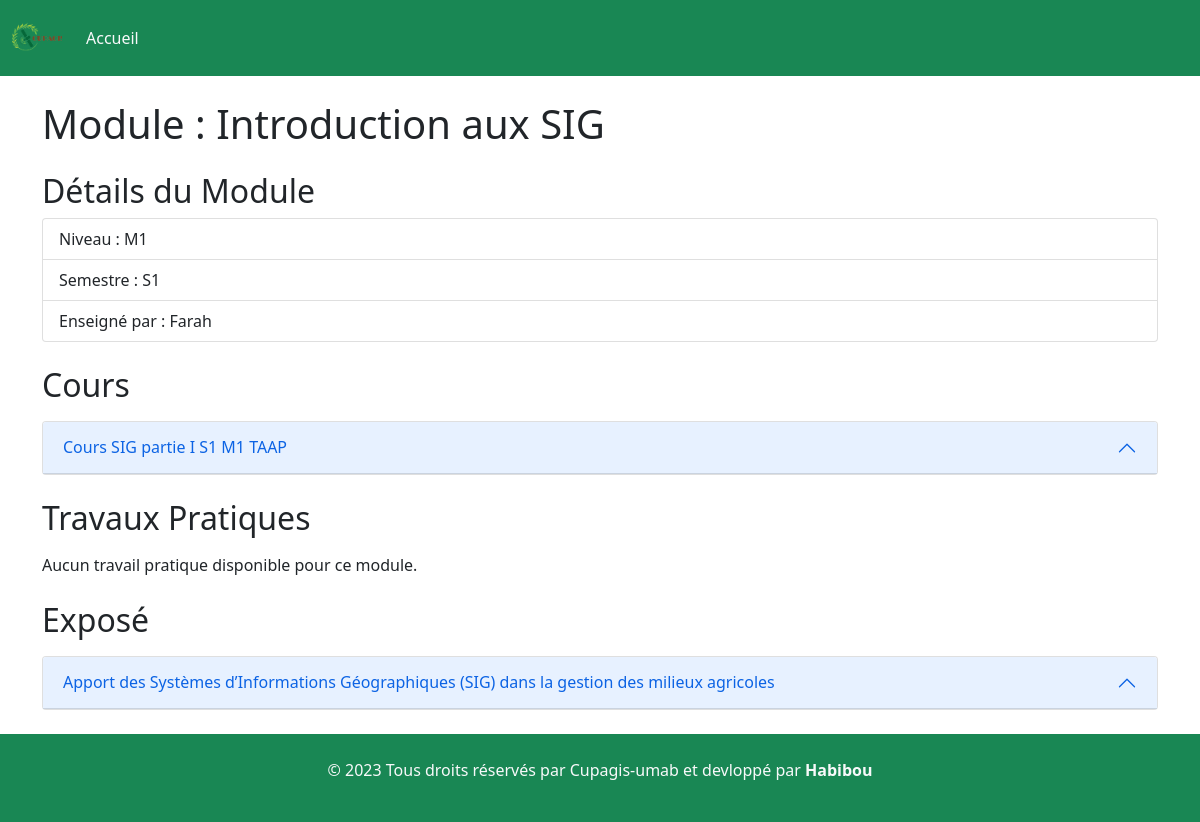
The page /module/2-Introduction aux  SIG/ on the database its author committed.
### cupagis/models.py (models this page shows, shortened)
class Module(models.Model):
    niveau_LISTE= (
        ('M1','Master1'),
        ('M2','Master2'),
    )
    semestre_LISTE= (
        ('S1','semestre1'),
        ('S2','semestre2'),
    )
    nom_Module = models.CharField(max_length=255,verbose_name='nom de module')
    img = models.FileField(upload_to='module_images/')
    niveau = models.CharField(max_length=2,choices=niveau_LISTE)
    semestre = models.CharField(max_length=2,choices=semestre_LISTE)
    prof = models.ForeignKey(User, on_delete=models.CASCADE,related_name='module')
    date_Creation = models.DateTimeField(verbose_name='date joined', auto_now_add=True)

class Cour(models.Model):
    module = models.ForeignKey(Module,verbose_name='nom de module', on_delete=models.SET)
    titre_Cour = models.CharField(max_length=255,verbose_name='titre cour')
    fichier_Cour = models.FileField(upload_to='cour_files/')  # Vous pouvez utiliser FileField pour les fichiers
    date_Creation = models.DateTimeField(verbose_name='date joined', auto_now_add=True)

class Expose(models.Model):
    module = models.ForeignKey(Module,verbose_name='nom de module', on_delete=models.SET)
    sujet = models.TextField(verbose_name='sujet expose')
    date_fin = models.DateTimeField(null=True)  # Vous pouvez utiliser FileField pour les fichiers
    date_Creation = models.DateTimeField(verbose_name='date joined', auto_now_add=True)

### cupagis/views.py (the view)
# urls.py: path('module/<int:module_id>-<str:nom_module>/', views.module_detail, name='module_detail'),
def module_detail(request, module_id, nom_module):
    module_identifier = f"{module_id}-{nom_module}"
    module = get_object_or_404(Module, pk=module_id)
    courses = Cour.objects.filter(module=module)
    tps = TP.objects.filter(module=module)
    exposes = Expose.objects.filter(module=module)
    context = {
        'title':module_identifier,
        'module': module,
        'courses': courses,
        'tps': tps,
        'exposes':exposes,
        'module_identifier': module_identifier,  # Pass the identifier if needed
    }
    return render(request, 'modules/detail_module.html', context)

### templates/modules/detail_module.html (shortened to what this page needs)
{% extends "../Cupagis_system/layout.html" %}
{% block content %}
{% load static %}
  <header>
    <nav class="navbar navbar-expand-lg navbar-light bg-success">
      <div class="container-fluid">
        <a class="navbar-brand" href="{% url 'liste_modules' %}">
          <img src="{% static 'logo-cupagis.png' %}" alt="Cupagis" style="max-width:50px;">
        </a>
        <div class="collapse navbar-collapse" id="navbarSupportedContent">
          <ul class="navbar-nav me-auto mb-2 mb-lg-0">
            <li class="nav-item">
              <a class="nav-link text-light" aria-current="page" href="{% url 'liste_modules' %}">Accueil</a>
            </li>
          </ul>
        </div>
      </div>
    </nav>
  </header>
    <div class="container">
        <h1 class="mt-4">Module : {{ module.nom_Module }}</h1>
        <h2 class="mt-4">Détails du Module</h2>
        <ul class="list-group">
            <li class="list-group-item">Niveau : {{ module.niveau }}</li>
            <li class="list-group-item">Semestre : {{ module.semestre }}</li>
            <li class="list-group-item">Enseigné par : {{ module.prof }}</li>
        </ul>
        <h2 class="mt-4">Cours</h2>
        {% if courses %}
        <div class="accordion mt-3" id="courseAccordion">
            {% for course in courses %}
                <div class="accordion-item">
                    <h2 class="accordion-header" id="heading{{ course.id }}">
                        <button class="accordion-button" type="button" data-bs-toggle="collapse" data-bs-target="#collapseCourse{{ course.id }}" aria-expanded="false" aria-controls="collapseCourse{{ course.id }}">
                            {{ course.titre_Cour }}
                        </button>
                    </h2>
                </div>
            {% endfor %}
        </div>
        {% else %}
        <p class="mt-3">Aucun cours disponible pour ce module.</p>
        {% endif %}
        <h2 class="mt-4">Travaux Pratiques</h2>
        {% if tps %}
        <div class="accordion mt-3" id="tpAccordion">
            {% for tp in tps %}
                <div class="accordion-item">
                    <h2 class="accordion-header" id="heading{{ tp.id }}">
                        <button class="accordion-button" type="button" data-bs-toggle="collapse" data-bs-target="#collapseTP{{ tp.id }}" aria-expanded="false" aria-controls="collapseTP{{ tp.id }}">
                            {{ tp.titre_TP }}
                        </button>
                    </h2>
                    <div id="collapseTP{{ tp.id }}" class="accordion-collapse collapse" aria-labelledby="heading{{ tp.id }}" data-bs-parent="#tpAccordion">
                        <div class="accordion-body">
                            <p><strong>Date de publication :</strong> {{ tp.date_Creation }}</p>
                            <a href="{{ tp.fichier_TP.url }}" target="_blank" class="btn btn-primary">Télécharger</a>
                        </div>
                    </div>
                </div>
            {% endfor %}
        </div>
        {% else %}
            <p class="mt-3">Aucun travail pratique disponible pour ce module.</p>
        {% endif %}
        <h2 class="mt-4">Exposé</h2>
        {% if exposes %}
        <div class="accordion mt-3" id="exposéAccordion">
            {% for expose in exposes %}
                <div class="accordion-item">
                    <h2 class="accordion-header" id="heading{{ expose.id }}">
                        <button class="accordion-button" type="button" data-bs-toggle="collapse" data-bs-target="#collapseTP{{ tp.id }}" aria-expanded="false" aria-controls="collapseTP{{ tp.id }}">
                            {{ expose.sujet }}
                        </button>
                    </h2>
                </div>
            {% endfor %}
        </div>
        {% else %}
            <p class="mt-3">Il n'y a aucun exposé disponible pour ce module.</p>
        {% endif %}
    </div>
<br>
    <div id="footer" class="bg-success text-light p-4">
        <div class="container">
            <div class="row">
                <div class="col-md-12">
                    <p class="text-center">&copy; 2023 Tous droits réservés par Cupagis-umab et devloppé par <a href="https://www.instagram.com/ma_habibou/" target="_blank" class="text-light" style="text-decoration: none; font-weight: bold;">Habibou</a></p>
                </div>
            </div>
        </div>
    </div>
{% endblock %}

### rows shown on the page
Module: nom_Module "Introduction aux SIG", niveau "M1", semestre "S1", prof "Farah"
Cour: titre_Cour "Cours SIG partie I S1 M1 TAAP"
Expose: sujet "Apport des Systèmes d’Informations Géographiques (SIG) dans la gestion des milieux agricoles"
